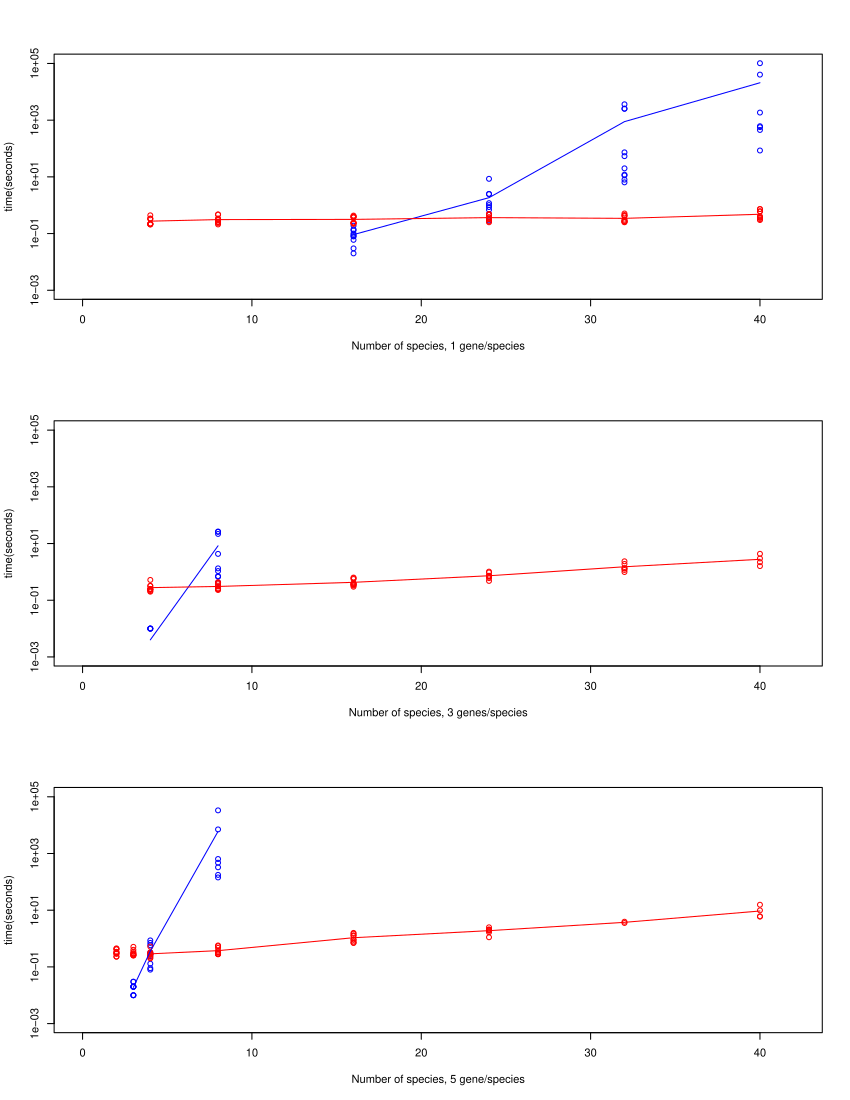

Reproduce this figure in R.
gttimes=read.table('~/speciestrees/tests/time/results/results')
mediantimes=tapply(gttimes$V7,gttimes[,c(1,2,4)],median)
meantimes=tapply(gttimes$V7,gttimes[,c(1,2,4)],mean)
par(mfrow=c(3,1)) 
plot(1,type='n',xlim=c(0,42),ylim=c(0.001,max(gttimes[,7])),xlab='Number of species, 1 gene/species',ylab='time(seconds)',log="y")
points(gttimes[which(gttimes[,2]==1&gttimes[,4]==1),1],gttimes[which(gttimes[,2]==1&gttimes[,4]==1),7],col='blue')
points(gttimes[which(gttimes[,2]==1&gttimes[,4]==0),1],gttimes[which(gttimes[,2]==1&gttimes[,4]==0),7],col='red')
points(gttimes[which(gttimes[,2]==1&gttimes[,4]==2),1],gttimes[which(gttimes[,2]==1&gttimes[,4]==2),7],col='green')
lines(c(4,8,16,24,32,40),meantimes[3:8,1,2],col='blue')
lines(c(4,8,16,24,32,40),meantimes[3:8,1,1],col='red')
lines(c(4,8,16,24,32,40),meantimes[3:8,1,3],col='green')

plot(1,type='n',xlim=c(0,42),ylim=c(0.001,max(gttimes[,7])),xlab='Number of species, 3 genes/species',ylab='time(seconds)',log="y")
points(gttimes[which(gttimes[,2]==3&gttimes[,4]==1),1],gttimes[which(gttimes[,2]==3&gttimes[,4]==1),7],col='blue')
points(gttimes[which(gttimes[,2]==3&gttimes[,4]==0),1],gttimes[which(gttimes[,2]==3&gttimes[,4]==0),7],col='red')
points(gttimes[which(gttimes[,2]==3&gttimes[,4]==2),1],gttimes[which(gttimes[,2]==3&gttimes[,4]==2),7],col='green')
lines(c(4,8),meantimes[3:4,2,2],col='blue')
lines(c(4,8,16,24,32,40),meantimes[3:8,2,1],col='red')

plot(1,type='n',xlim=c(0,42),ylim=c(0.001,max(gttimes[,7])),xlab='Number of species, 5 gene/species',ylab='time(seconds)',log="y")
points(gttimes[which(gttimes[,2]==5&gttimes[,4]==1),1],gttimes[which(gttimes[,2]==5&gttimes[,4]==1),7],col='blue')
points(gttimes[which(gttimes[,2]==5&gttimes[,4]==0),1],gttimes[which(gttimes[,2]==5&gttimes[,4]==0),7],col='red')
points(gttimes[which(gttimes[,2]==5&gttimes[,4]==2),1],gttimes[which(gttimes[,2]==5&gttimes[,4]==2),7],col='green')

lines(c(3,4,8),meantimes[2:4,3,2],col='blue')
lines(c(4,8,16,24,32,40),meantimes[3:8,3,1],col='red')
